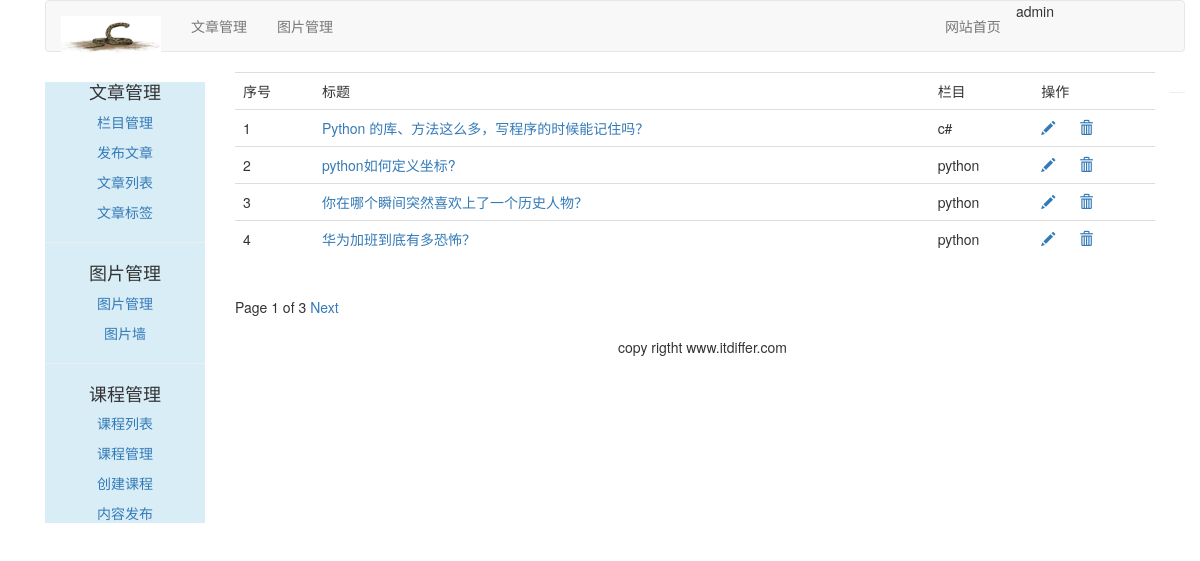
Screenshot of /article/article_list/ (signed in) with the database file from the repository.
### article/models.py (models this page shows, shortened)
class ArticlePost(models.Model):
    author = models.ForeignKey(User, related_name="article", on_delete=models.CASCADE)
    title = models.CharField(max_length=200)
    slug = models.SlugField(max_length=500)
    column = models.ForeignKey(ArticleColumn, related_name='article_column', on_delete=models.CASCADE)
    body = models.TextField()
    created = models.DateTimeField(default=timezone.now())
    updated = models.DateTimeField(auto_now=True)
    user_like = models.ManyToManyField(User, related_name='article_like', blank=True)
    article_tag = models.ManyToManyField(ArticleTag, related_name='article_tag')
    class Meta:
        ordering = ('title',)
        index_together = (('id', 'slug'),)  # 对这两个字段建立索引
    def get_absolute_url(self):
        return reverse('article:article_detail', args=[self.id, self.slug])

class ArticleColumn(models.Model):
    user = models.ForeignKey(User, related_name='article_column', on_delete=models.CASCADE)
    column = models.CharField(max_length=200)
    created = models.DateField(auto_created=True)
    def __str__(self):
        return self.column

### article/views.py (the view)
@login_required(login_url='/account/login/')
@csrf_exempt
def article_list(request):
    articles_list = ArticlePost.objects.filter(author=request.user)
    paginator = Paginator(articles_list, 4)
    page = request.GET.get('page')
    try:
        current_page = paginator.page(page)
        articles = current_page.object_list
    except PageNotAnInteger:
        current_page = Paginator.page(self=paginator, number=1)
        articles = current_page.object_list
    except EmptyPage:
        current_page = paginator.page(paginator.num_pages)
        articles = current_page.object_list
    return render(request, "article/column/article_list.html", {"articles": articles, "page": current_page})

### templates/article/column/article_list.html (shortened to what this page needs)
{% extends 'article/base.html' %}
{% load staticfiles %}
{% block content %}
    <div>
        <table class="table table-hover">
            <tr>
                <td>序号</td>
                <td>标题</td>
                <td>栏目</td>
                <td>操作</td>
            </tr>
            {% for article in articles %}
                <tr id="{{ article.id }}">
                    <td>{{ forloop.counter }}</td>
                    <td><a href="{{ article.get_absolute_url }}">{{ article.title }}</a></td>
                    <td>{{ article.column }}</td>
                    <td>
                        <a name="editor" href="{% url 'article:redit_article' article.id %}">
                            <span class="glyphicon glyphicon-pencil"></span>
                        </a>
                        <a name="delete" href="javascript:void(0)" onclick="del_article(this,{{ article.id }})">
                            <span class="glyphicon glyphicon-trash" style="margin-left: 20px"></span>
                        </a>
                    </td>
                </tr>
            {% endfor %}
        </table>
        {% include 'article/paginator.html' %}
    </div>
{% endblock %}

### templates/article/header.html
{% load staticfiles %}
<div class="container">
    <nav class="navbar navbar-default" role="navigation">
        <div class="navbar-header">
            <a class="navbar-brand"><img src="{% static 'images/snake.jpg' %}" width="100px"></a>
        </div>
        <div>
            <ul class="nav navbar-nav" role="tablist">
                <li><a href="{% url 'article:article_column' %}">文章管理</a></li>
                <li><a href="{% url 'image:list_images' %}">图片管理</a></li>
            </ul>
            <ul class="nav navbar-nav navbar-right" style="margin-right: 100px">
                <li><a href="{% url 'blog:blog_title' %}">网站首页</a></li>
                <li><span>{{ user.username }}</span></li>
                <li><a href="{% url 'account:user_logout' %}"></a></li>
            </ul>
        </div>
    </nav>
</div>

### rows the page displays
ArticlePost: title "Python 的库、方法这么多，写程序的时候能记住吗？", column "c#"
ArticlePost: title "python如何定义坐标?", column "python"
ArticlePost: title "你在哪个瞬间突然喜欢上了一个历史人物？", column "python"
ArticlePost: title "华为加班到底有多恐怖？", column "python"

### other values shown
{{ user.username }} "admin"
{{ page.number }} "1"
{{ page.paginator.num_pages }} "3"
